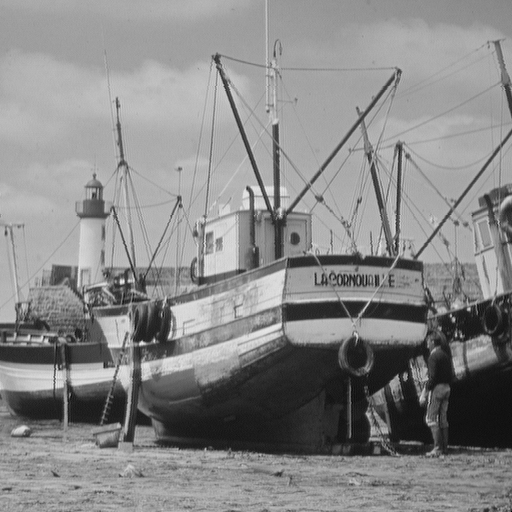
%> input picture LAB1/boat.gif, 512 x 512 px
$ octave LAB1.m   (GNU Octave 9; MATLAB toolbox functions it lacks are replaced by stand-ins)
%> lines starting %> are read from the running program, lines starting %| are printed output that depends on the picture
% [22 lines of commented-out code are left out]
global DA2D;
global out1;
DA2D = zeros(512);
I = imread('boat.gif');
%> I is the input picture: size 512x512 uint8; min 0, max 239, mean 136.1
% imshow(I)
ace_2D(7,I);
ace_2DY(7,DA2D);
A = im2uint8(mat2gray(out1));
imshow(A)

% [4 lines of commented-out code are left out]
% [46 lines left out: functions ave_Tp, readbuoydata, ave_Hs_improved, not called in this run]
function ace_2D(M,data) %2-D moving average for rows
%> called with M = 7
    global DA2D;
    global out1;
    X = zeros(512,1,'uint32');
     for i = 1 : (M-1)/2
        data = [X data];
    end
%> this loop made 3 passes
%> pass 1, in ace_2D, `data = [X data];`:
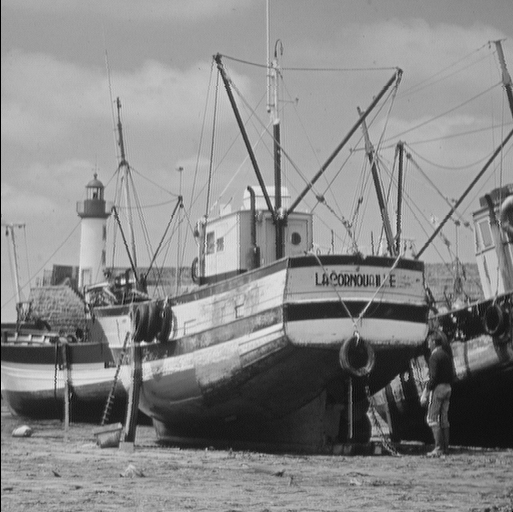
%> data: size 512x513 uint32; min 0, max 239, mean 135.9
    for i = 1 : (M-1)/2
        data = [data X];
    end
%> this loop made 3 passes
%> pass 1, in ace_2D, `data = [data X];`:
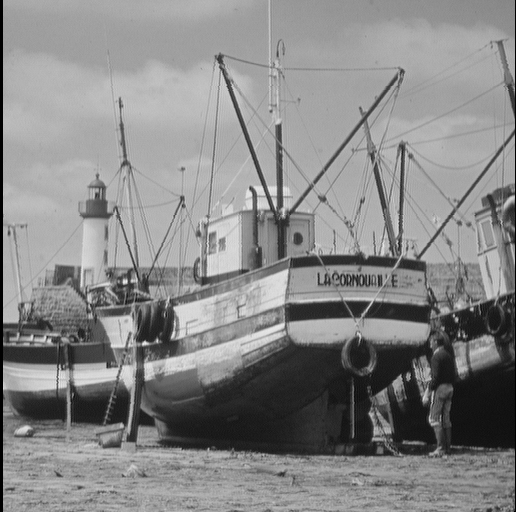
%> data: size 512x516 uint32; min 0, max 239, mean 135.1
%> pass 3, in ace_2D, `data = [data X];`:
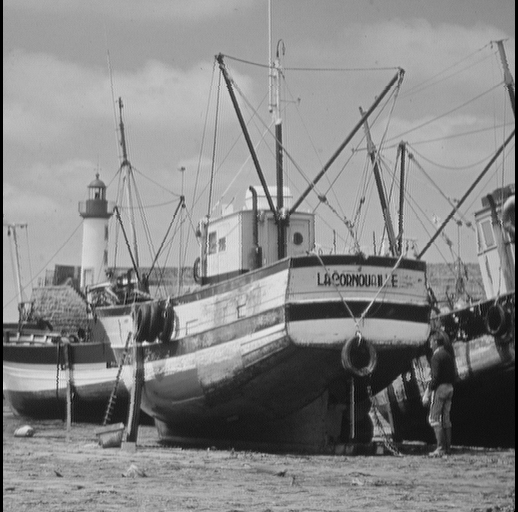
%> data: size 512x518 uint32; min 0, max 239, mean 134.6
    for i = (M-1)/2 + 1 : 512+(M-1)/2
        sum = 0;
        for j = -(M-1)/2 : (M-1)/2
            sum = sum + data(:,i-j);
%             display(sum(1));
        end

        DA2D(:,i-(M-1)/2) = (sum)./M;
    end
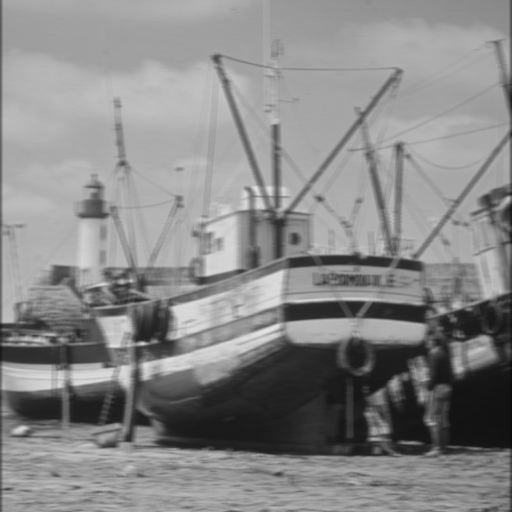
%> DA2D: size 512x512 double; min 10, max 227, mean 135.7

end
function ace_2DY(M,data) % 2-D moving averarge for columns
%> called with M = 7
global DA2D;
global out1;
  Y = zeros(1,512,'uint32');
     for i = 1 : (M-1)/2
        DA2D = [Y ; data];
    end
    for i = 1 : (M-1)/2
        DA2D = [DA2D ; Y];
    end
%> this loop made 3 passes
%> pass 2, in ace_2DY, `DA2D = [DA2D ; Y];`:
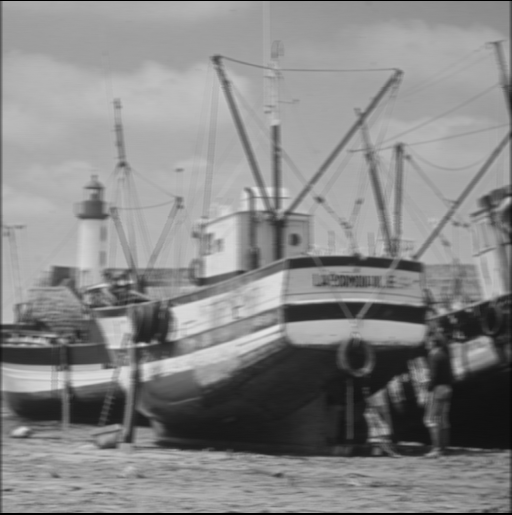
%> DA2D: size 515x512 uint32; min 0, max 227, mean 134.9
    for i = (M-1)/2 + 1: 512-(M-1)/2
        sum = 0;
        for j = -(M-1)/2 : (M-1)/2
            sum = sum + DA2D(i-j,:);

        end
        out1(i-(M-1)/2,:) = (sum)./M;
    end
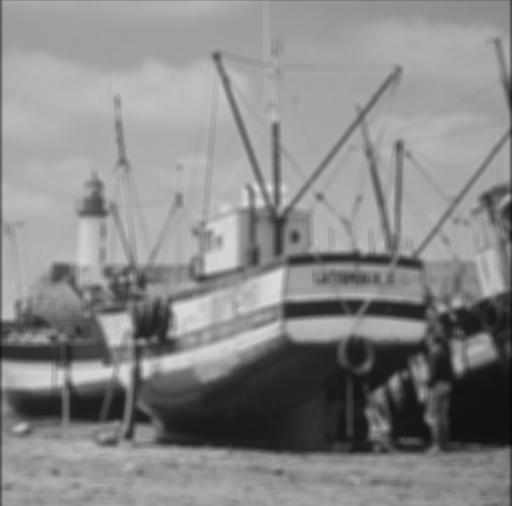
%> out1: size 506x512 double; min 10, max 218, mean 135.5
%> `A = im2uint8(mat2gray(out1));`:
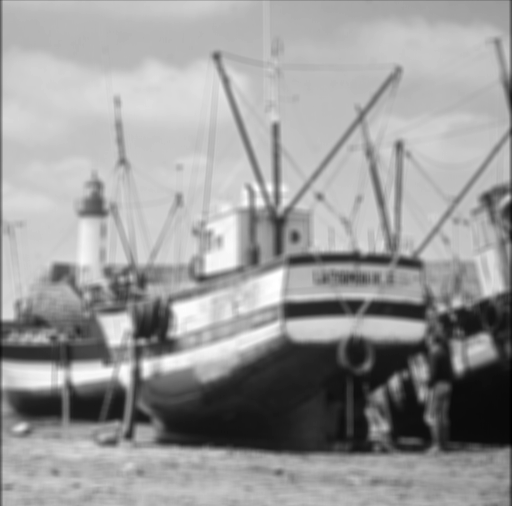
%> A: size 506x512 uint8; min 0, max 255, mean 153.8

end
